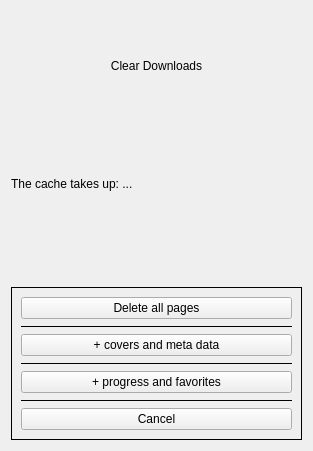
<?xml version="1.0" encoding="UTF-8"?>
<ui version="4.0">
 <class>ClearCacheDialog</class>
 <widget class="QDialog" name="ClearCacheDialog">
  <property name="geometry">
   <rect>
    <x>0</x>
    <y>0</y>
    <width>313</width>
    <height>451</height>
   </rect>
  </property>
  <property name="sizePolicy">
   <sizepolicy hsizetype="Expanding" vsizetype="Preferred">
    <horstretch>0</horstretch>
    <verstretch>0</verstretch>
   </sizepolicy>
  </property>
  <property name="windowTitle">
   <string>Dialog</string>
  </property>
  <layout class="QVBoxLayout" name="verticalLayout">
   <property name="spacing">
    <number>9</number>
   </property>
   <item>
    <widget class="QLabel" name="labelTitle">
     <property name="text">
      <string>Clear Downloads</string>
     </property>
     <property name="alignment">
      <set>Qt::AlignCenter</set>
     </property>
     <property name="margin">
      <number>30</number>
     </property>
    </widget>
   </item>
   <item>
    <widget class="QLabel" name="labelCacheSize">
     <property name="text">
      <string>The cache takes up: ...</string>
     </property>
     <property name="alignment">
      <set>Qt::AlignLeading|Qt::AlignLeft|Qt::AlignVCenter</set>
     </property>
     <property name="margin">
      <number>40</number>
     </property>
    </widget>
   </item>
   <item>
    <spacer name="verticalSpacer">
     <property name="orientation">
      <enum>Qt::Vertical</enum>
     </property>
     <property name="sizeType">
      <enum>QSizePolicy::Fixed</enum>
     </property>
     <property name="sizeHint" stdset="0">
      <size>
       <width>20</width>
       <height>40</height>
      </size>
     </property>
    </spacer>
   </item>
   <item>
    <widget class="QFrame" name="frame">
     <property name="frameShape">
      <enum>QFrame::Box</enum>
     </property>
     <property name="frameShadow">
      <enum>QFrame::Plain</enum>
     </property>
     <layout class="QVBoxLayout" name="verticalLayout_2">
      <item>
       <widget class="QPushButton" name="pushButtonClear1">
        <property name="focusPolicy">
         <enum>Qt::NoFocus</enum>
        </property>
        <property name="text">
         <string>Delete all pages</string>
        </property>
       </widget>
      </item>
      <item>
       <widget class="QFrame" name="frame_2">
        <property name="sizePolicy">
         <sizepolicy hsizetype="Preferred" vsizetype="Fixed">
          <horstretch>0</horstretch>
          <verstretch>0</verstretch>
         </sizepolicy>
        </property>
        <property name="baseSize">
         <size>
          <width>0</width>
          <height>1</height>
         </size>
        </property>
        <property name="frameShape">
         <enum>QFrame::HLine</enum>
        </property>
        <property name="frameShadow">
         <enum>QFrame::Plain</enum>
        </property>
       </widget>
      </item>
      <item>
       <widget class="QPushButton" name="pushButtonClear2">
        <property name="focusPolicy">
         <enum>Qt::NoFocus</enum>
        </property>
        <property name="text">
         <string>+ covers and meta data</string>
        </property>
       </widget>
      </item>
      <item>
       <widget class="QFrame" name="frame_3">
        <property name="sizePolicy">
         <sizepolicy hsizetype="Preferred" vsizetype="Fixed">
          <horstretch>0</horstretch>
          <verstretch>0</verstretch>
         </sizepolicy>
        </property>
        <property name="baseSize">
         <size>
          <width>0</width>
          <height>1</height>
         </size>
        </property>
        <property name="frameShape">
         <enum>QFrame::HLine</enum>
        </property>
        <property name="frameShadow">
         <enum>QFrame::Plain</enum>
        </property>
       </widget>
      </item>
      <item>
       <widget class="QPushButton" name="pushButtonClear3">
        <property name="focusPolicy">
         <enum>Qt::NoFocus</enum>
        </property>
        <property name="text">
         <string>+ progress and favorites</string>
        </property>
       </widget>
      </item>
      <item>
       <widget class="QFrame" name="frame_4">
        <property name="sizePolicy">
         <sizepolicy hsizetype="Preferred" vsizetype="Fixed">
          <horstretch>0</horstretch>
          <verstretch>0</verstretch>
         </sizepolicy>
        </property>
        <property name="baseSize">
         <size>
          <width>0</width>
          <height>1</height>
         </size>
        </property>
        <property name="frameShape">
         <enum>QFrame::HLine</enum>
        </property>
        <property name="frameShadow">
         <enum>QFrame::Plain</enum>
        </property>
       </widget>
      </item>
      <item>
       <widget class="QPushButton" name="pushButtonCancel">
        <property name="focusPolicy">
         <enum>Qt::NoFocus</enum>
        </property>
        <property name="text">
         <string>Cancel</string>
        </property>
       </widget>
      </item>
     </layout>
    </widget>
   </item>
  </layout>
 </widget>
 <resources/>
 <connections/>
</ui>
